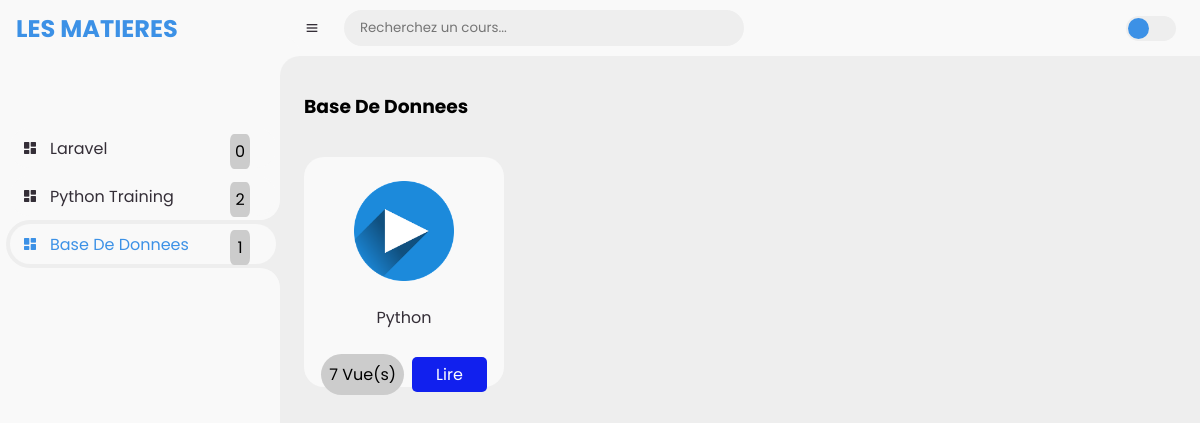
Screenshot of /user/base-de-donnees/ with the database file from the repository.
### adminApp/models.py (models this page shows, shortened)
class Matiere(models.Model):
    title=models.CharField(max_length=50,unique=True,verbose_name='Titre')
    slug=models.SlugField(unique=True,null=True)
    def __str__(self):
        return self.title
    class Meta:
        verbose_name="Matiere"

class Cour(models.Model):
    title=models.CharField(max_length=50,verbose_name='Titre')
    description=models.TextField(blank=True)
    file=models.FileField(upload_to='Cours_files',null=True,blank=True)
    view=models.IntegerField(default=0)
    slug=models.SlugField(null=True)
    matiere=models.ForeignKey(Matiere,on_delete=models.CASCADE)
    @property
    def getIcons(self):
        type=str(self.file).split('.')[-1]
        if  type=='pdf':
            return  "img/pdf.png"
        elif type=='txt':
            return  "img/text.png"
        elif type in ['mp3','mp4','mkv','wepm','flv','avi']:
            return  "img/video.png"
        else:
            return "img/default.png"
    class Meta:
        verbose_name="Cour"

### userApp/views.py (the view)
# urls.py: path('<slug:matiere>/',home,name='home.matiere'),
def matiere(request,matiere):
    mat=get_object_or_404(Matiere,slug=matiere)
    return render(request,'userApp/index.html',context={'Vue':mat.title,'cours':mat.cour_set.all,'matieres':matieres})

### userApp/templates/userApp/index.html (shortened to what this page needs)
{% load static %}
<!DOCTYPE html>
<html lang="en">
<head>
    <link href='https://unpkg.com/boxicons@2.0.9/css/boxicons.min.css' rel='stylesheet'>
    <link rel="stylesheet" href="{% static 'style1.css' %}">
</head>
<body>
    <section id="sidebar">
        <a href="{% url 'user:home' %}" class="brand">
            <span class="text" style="padding-left:1rem;">LES MATIERES</span>
        </a>
        <ul class="side-menu top">
        {% for matiere in matieres %}
            <li {% if matiere.title == Vue %} class='active'{% endif %}>
                <a href="{% url 'user:matiere.vue' matiere=matiere.slug%}">
                    <i class='bx bxs-dashboard'></i>
                    <span class="text">
                            {{ matiere }}
                    </span>
                </a>
                <span class="nbre-cour">{{ matiere.cour_set.count }}</span>
            </li>
        {% endfor %}
        </ul>
    </section>
    <section id="content">
        <nav>
            <i class='bx bx-menu'></i>
            <form action="#">
                <div class="form-input">
                    <input type="search" placeholder="Recherchez un cours...">
                </div>
            </form>
            <label for="switch-mode" class="switch-mode"></label>
        </nav>
        <main>
            <div class="head-title">
                <div class="left">
                    <h3>{{ Vue }}</h3>
                </div>
            </div>
            <ul class="box-info">
               {% for cour in cours %}
                    <li>
                        <img src="{% static cour.getIcons %}" alt="">
                        <span class="text">
                            <p>{{ cour.title }}</p>
                        </span>
                        <div class="lien-titre">
                            <p>{{ cour.view }} Vue(s)</p>
                            <a href="{% url 'user:cour.vue' matiere=cour.matiere.slug cours=cour.slug %}">Lire</a>
                        </div>
                    </li>
                    {% empty %}
                   <h1 style="color:red;font-style:italic;"> Aucun cours disponibles pour cette matiere</h1>
                {% endfor %}
            </ul>
        </main>
    </section>
</body>
</html>

### userApp/static/style1.css (style rules this page uses)
* { margin: 0; padding: 0; box-sizing: border-box; font-family: Poppins; }
a { text-decoration: none; }
li { list-style: none; }
:root { --poppins: 'Poppins', sans-serif; --lato: 'Lato', sans-serif; --light: #F9F9F9; --blue: #3C91E6; --light-blue: #CFE8FF; --grey: #eee; --dark-grey: #AAAAAA; --dark: #342E37; --red: #DB504A; --yellow: #FFCE26; --light-yellow: #FFF2C6; --orange: #FD7238; --light-orange: #FFE0D3; }
html { overflow-x: hidden; }
body { background: var(--grey); overflow-x: hidden; }
#sidebar { position: fixed; top: 0; left: 0; width: 280px; height: 100%; background: var(--light); z-index: 2000; font-family: var(--lato); transition: .3s ease; overflow-x: hidden; scrollbar-width: none; }
#sidebar .brand { font-size: 24px; font-weight: 700; height: 56px; display: flex; align-items: center; color: var(--blue); position: sticky; top: 0; left: 0; background: var(--light); z-index: 500; padding-bottom: 20px; box-sizing: content-box; }
#sidebar .side-menu { width: 100%; margin-top: 48px; }
#sidebar .side-menu li { height: 48px; background: transparent; margin-left: 6px; border-radius: 48px 0 0 48px; padding: 4px; }
#sidebar .side-menu li.active { background: var(--grey); position: relative; }
#sidebar .side-menu li.active::before { content: ''; position: absolute; width: 40px; height: 40px; border-radius: 50%; top: -40px; right: 0; box-shadow: 20px 20px 0 var(--grey); z-index: -1; }
.side-menu li { display: flex; justify-content: space-between; position: relative; }
.side-menu li > span { position:absolute; top: 10px; right: 30px; background-color: #ccc; border-radius:20% ; padding: 5px; width: 20px; text-align: center; }
#sidebar .side-menu li.active::after { content: ''; position: absolute; width: 40px; height: 40px; border-radius: 50%; bottom: -40px; right: 0; box-shadow: 20px -20px 0 var(--grey); z-index: -1; }
#sidebar .side-menu li a { width: 100%; height: 100%; background: var(--light); display: flex; align-items: center; border-radius: 48px; font-size: 16px; color: var(--dark); white-space: nowrap; overflow-x: hidden; }
#sidebar .side-menu.top li.active a { color: var(--blue); }
#sidebar .side-menu li a .bx { min-width: calc(60px - ((4px + 6px) * 2)); display: flex; justify-content: center; }
#content { position: relative; width: calc(100% - 280px); left: 280px; transition: .3s ease; }
#content nav { height: 56px; background: var(--light); padding: 0 24px; display: flex; align-items: center; grid-gap: 24px; font-family: var(--lato); position: sticky; top: 0; left: 0; z-index: 1000; }
#content nav::before { content: ''; position: absolute; width: 40px; height: 40px; bottom: -40px; left: 0; border-radius: 50%; box-shadow: -20px -20px 0 var(--light); }
#content nav .bx.bx-menu { cursor: pointer; color: var(--dark); }
#content nav form { max-width: 400px; width: 100%; margin-right: auto; }
#content nav form .form-input { display: flex; align-items: center; height: 36px; }
#content nav form .form-input input { flex-grow: 1; padding-left:16px; height: 100%; border: none; background: var(--grey); border-radius: 20px; outline: none; width: 100%; color: var(--dark); }
#content nav .switch-mode { display: block; min-width: 50px; height: 25px; border-radius: 25px; background: var(--grey); cursor: pointer; position: relative; }
#content nav .switch-mode::before { content: ''; position: absolute; top: 2px; left: 2px; bottom: 2px; width: calc(25px - 4px); background: var(--blue); border-radius: 50%; transition: all .3s ease; }
#content main { width: 100%; padding: 36px 24px; font-family: var(--poppins); max-height: calc(100vh - 56px); overflow-y: auto; }
#content main .head-title { display: flex; align-items: center; justify-content: space-between; grid-gap: 16px; flex-wrap: wrap; }
#content main .box-info { display: flex; align-items: center; justify-content: flex-start; gap: 1rem; flex-wrap: wrap; margin-top: 36px; }
.lien-titre { display: flex; gap: .5rem; align-items: center; }
.lien-titre p { background-color: #ccc; border-radius: 38px; padding: .5rem; }
.lien-titre a { padding: .3rem 1.5rem; background-color: #1120ee; color: #fff; border-radius:5px ; }
#content main .box-info li { padding: 24px; padding-left: 0; padding-right: 0; background: var(--light); border-radius: 20px; display: flex; flex-direction: column; width: 200px; height: 230px; align-items: center; grid-gap: 24px; }
#content main .box-info li img { width: 100px; height: 100px; }
#content main .box-info li .text p { color: var(--dark); }

### rows the page displays
Matiere: title "Laravel", cour_set.count "0"
Matiere: title "Python Training", cour_set.count "2"
Matiere: title "Base De Donnees", cour_set.count "1"
Cour: title "Python", view "7"
